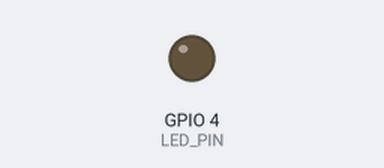
Bench run of a sketch on a simulated ESP32. On the bench: output pins drawn as LEDs (lit = HIGH).

Above: at 0.05 s.
At 1.25 s:
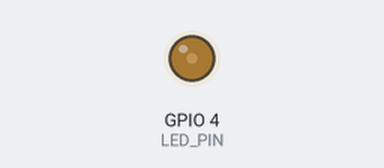
At 2.5 s:
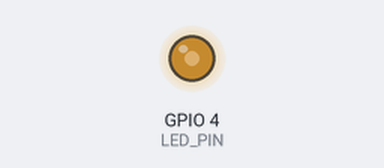
At 5.0 s:
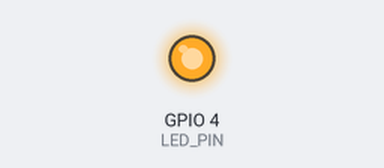
Timing chart, 0 to 6.5 s (numbered marks = the images above):
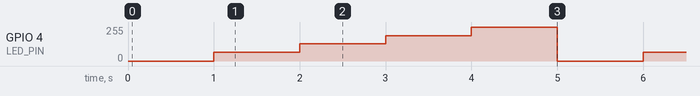

Measured:
- by itself, GPIO 4 (LED_PIN): repeats every 5.0 s: 128/255 1.0 s, 190/255 1.0 s, 255/255 1.0 s, 0/255 1.0 s, 64/255 1.0 s

The sketch:

LedPWM.ino
```cpp
const int LED_PIN = 4;
const int PWM_FREQ = 5000;
const int PWM_RESOLUTION = 8;

void setup() {
  ledcAttach(LED_PIN, PWM_FREQ, PWM_RESOLUTION);
}

void loop() {
  ledcWrite(LED_PIN, 0);
  delay(1000);

  ledcWrite(LED_PIN, 64);
  delay(1000);

  ledcWrite(LED_PIN, 128);
  delay(1000);

  ledcWrite(LED_PIN, 191);
  delay(1000);

  ledcWrite(LED_PIN, 255);
  delay(1000);
}
```
